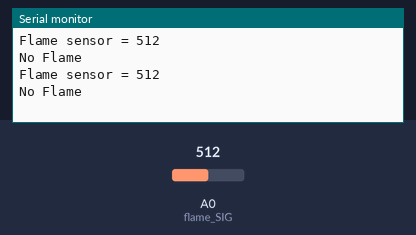
Bench run of a sketch on a simulated Arduino Uno, built with avr-gcc and run on an emulated ATmega328P. Shown: the last lines printed to the serial monitor. The inputs (shaded band) are chosen by the test bench; at power-on: A0 (flame_SIG) = 512.

Above: at 2.8 s.
2.9 s: A0 (flame_SIG) set to 738
At 3.6 s:
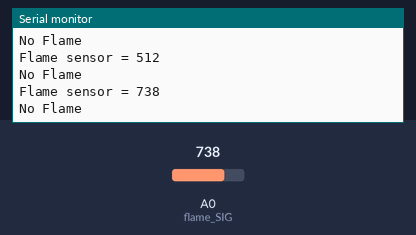
4.4 s: A0 (flame_SIG) set to 761
At 5.8 s:
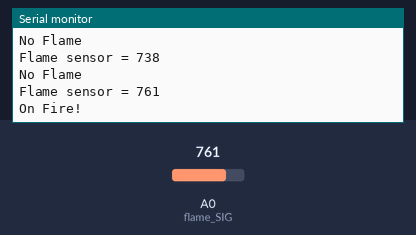
Timing chart, 0 to 7.4 s (numbered marks = the images above; inputs shaded):
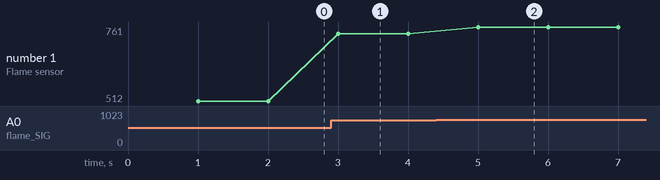

The sketch:

Flame_KY026.ino
```cpp
/* ################################################################ */
/* ################ Flame sensor - KY026 - OSEPP ################## */
/* ################################################################ */
/* # KY-026 has 3 pins: VCC, GROUND and analog output (SIG) pins  # */
/* ################################################################ */


int flame_SIG = A0;  // flame sensor sensor input
int flame_Value = 0; // variable to store the value coming from the photocell val
char flame_Str[9];
char flame_temp_Str_1[] = "No Flame";
char flame_temp_Str_2[] = "On Fire!";
unsigned long interval = 1000; // in milliseconds
unsigned long previousMillis = 0;

void setup()
{
	Serial.begin(9600);
}

void loop()
{
	// read the value from the flame sensor after an interval:
	if ((unsigned long)(millis() - previousMillis) >= interval)
	{
		flame_Value = analogRead(flame_SIG);
		flame_Value = constrain(flame_Value, 0, 1023);
		Serial.print("Flame sensor = ");
		Serial.println(flame_Value); //print our value
		if(flame_Value < 750)
		{
			for(int i = 0; i < sizeof(flame_Str); i++)
			{
				flame_Str[i] = flame_temp_Str_1[i];
			}
		}
		else
		{
			for(int i = 0; i < sizeof(flame_Str); i++)
			{
				flame_Str[i] = flame_temp_Str_2[i];
			}
		}
		Serial.println(flame_Str);
		previousMillis = millis();
	}
}
```

Measured:
- the behaviour switches between 749 and 750 on A0 (flame_SIG) (found by bisection; images 1 and 2)
- after the input at 2.9 s, the serial monitor: prints a new line after 0.10 s (image 1)
- after the input at 4.4 s, the serial monitor: prints a new line after 0.60 s (image 2)
- plotted number 1: 512 → 738 after the input at 2.9 s, 738 → 761 after the input at 4.4 s
